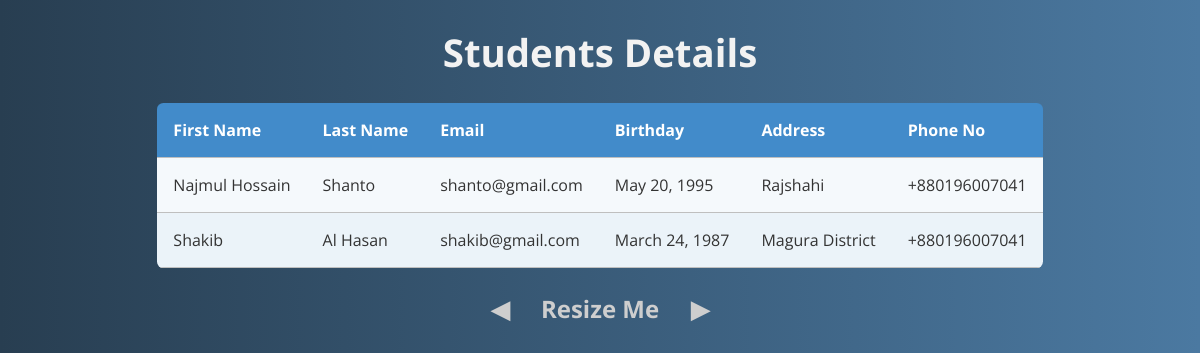
Page /viewStudent on the committed database.
### myApp/models.py (models this page shows)
class studentModel(models.Model):
    first_name = models.CharField(max_length=50)
    last_name = models.CharField(max_length=50)
    email = models.EmailField()
    birth_date = models.DateField()
    address = models.TextField()
    phone_number = models.CharField(max_length=15)

### myProject/views.py (the view)
# urls.py: path('viewStudent', viewStudentPage),
def viewStudentPage(request):
    studentData = studentModel.objects.all()
    context = {
        'students': studentData,
    }
    return render(request, 'viewStudent.html', context)

### Template/viewStudent.html (shortened to what this page needs)
<!DOCTYPE html>
<html lang="en">
  <head>
  </head>
  <body>
    <div class="container">
      <h1>Students Details</h1>
      <table class="rwd-table">
        <tbody>
          <tr>
            <th>First Name</th>
            <th>Last Name</th>
            <th>Email</th>
            <th>Birthday</th>
            <th>Address</th>
            <th>Phone No</th>
          </tr>
          {% for student in students %}
          <tr>
            <td data-th="Supplier Code">{{student.first_name}}</td>
            <td data-th="Supplier Name">{{student.last_name}}</td>
            <td data-th="Invoice Number">{{student.email}}</td>
            <td data-th="Invoice Date">{{student.birth_date}}</td>
            <td data-th="Due Date">{{student.address}}</td>
            <td data-th="Net Amount">{{student.phone_number}}</td>
          </tr>
          {% endfor %}
        </tbody>
      </table>
      <h3>Resize Me</h3>
    </div>
  </body>
</html>

### Template/viewStudent.html (style rules this page uses)
* { font-family: "Open Sans", sans-serif; }
.rwd-table { margin: auto; min-width: 300px; max-width: 100%; border-collapse: collapse; }
.rwd-table tr:first-child { border-top: none; background: #428bca; color: #fff; }
.rwd-table tr { border-top: 1px solid #ddd; border-bottom: 1px solid #ddd; background-color: #f5f9fc; }
.rwd-table tr:nth-child(odd):not(:first-child) { background-color: #ebf3f9; }
.rwd-table th { display: none; }
.rwd-table td { display: block; }
.rwd-table td:first-child { margin-top: 0.5em; }
.rwd-table td:last-child { margin-bottom: 0.5em; }
.rwd-table td:before { content: attr(data-th) ": "; font-weight: bold; width: 120px; display: inline-block; color: #000; }
.rwd-table th, .rwd-table td { text-align: left; }
.rwd-table { color: #333; border-radius: 0.4em; overflow: hidden; }
.rwd-table tr { border-color: #bfbfbf; }
.rwd-table th, .rwd-table td { padding: 0.5em 1em; }
@media screen and (min-width: 600px) { .rwd-table td:before { display: none; } }
@media screen and (min-width: 600px) { .rwd-table th, .rwd-table td { display: table-cell; padding: 0.25em 0.5em; } }
@media screen and (min-width: 600px) { .rwd-table th:first-child, .rwd-table td:first-child { padding-left: 0; } }
@media screen and (min-width: 600px) { .rwd-table th:last-child, .rwd-table td:last-child { padding-right: 0; } }
@media screen and (min-width: 600px) { .rwd-table th, .rwd-table td { padding: 1em !important; } }
body { background: #4b79a1; background: -webkit-linear-gradient(to left, #4b79a1, #283e51); background: linear-gradient(to left, #4b79a1, #283e51); }
h1 { text-align: center; font-size: 2.4em; color: #f2f2f2; }
.container { display: block; text-align: center; }
h3 { display: inline-block; position: relative; text-align: center; font-size: 1.5em; color: #cecece; }
h3:before { content: "\25C0"; position: absolute; left: -50px; -webkit-animation: leftRight 2s linear infinite; animation: leftRight 2s linear infinite; }
h3:after { content: "\25b6"; position: absolute; right: -50px; -webkit-animation: leftRight 2s linear infinite reverse; animation: leftRight 2s linear infinite reverse; }

### rows in the picture
studentModel: first_name "Najmul Hossain", last_name "Shanto", email "shanto@gmail.com", birth_date "May 20, 1995", address "Rajshahi", phone_number "+880196007041"
studentModel: first_name "Shakib", last_name "Al Hasan", email "shakib@gmail.com", birth_date "March 24, 1987", address "Magura District", phone_number "+880196007041"
